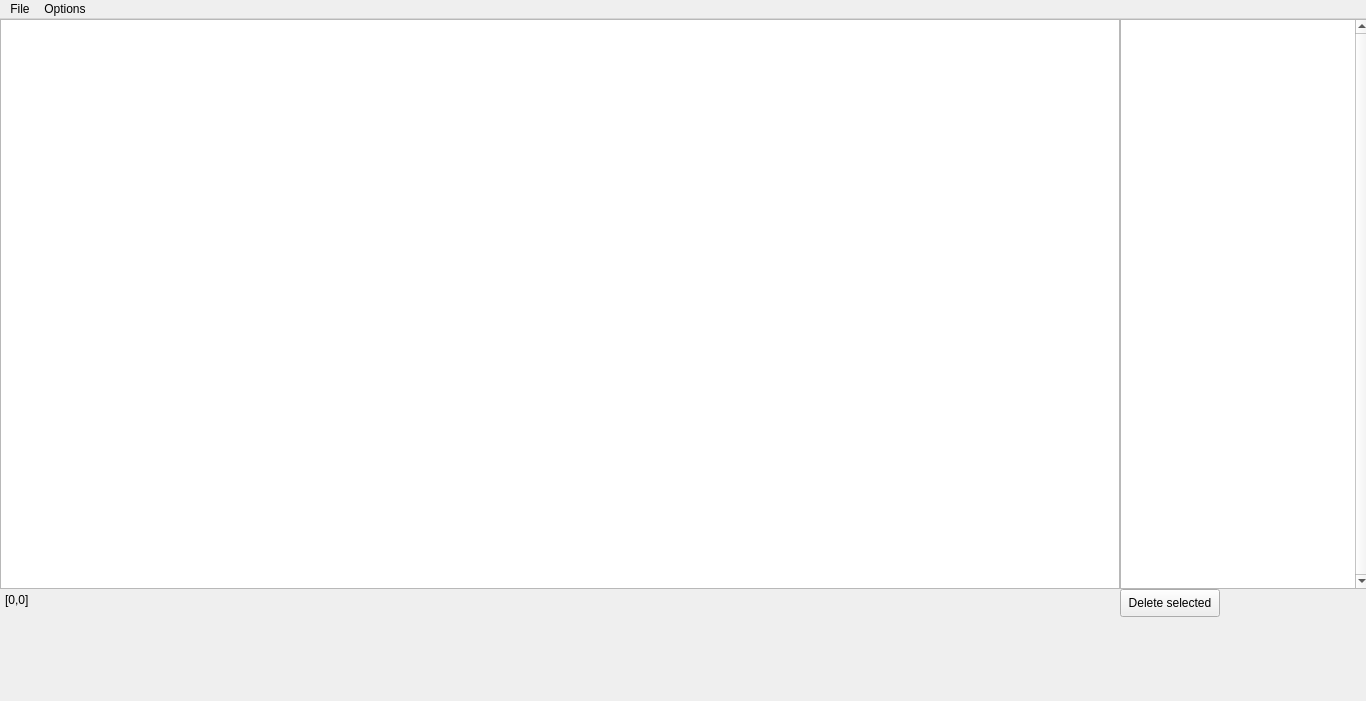
<?xml version="1.0" encoding="UTF-8"?>
<ui version="4.0">
 <class>MainWindow</class>
 <widget class="QMainWindow" name="MainWindow">
  <property name="geometry">
   <rect>
    <x>0</x>
    <y>0</y>
    <width>1366</width>
    <height>701</height>
   </rect>
  </property>
  <property name="windowTitle">
   <string>Layout editor</string>
  </property>
  <property name="windowIcon">
   <iconset>
    <normaloff>icon.png</normaloff>icon.png</iconset>
  </property>
  <property name="documentMode">
   <bool>false</bool>
  </property>
  <property name="unifiedTitleAndToolBarOnMac">
   <bool>false</bool>
  </property>
  <widget class="QWidget" name="centralwidget">
   <widget class="QGraphicsView" name="graphicsView">
    <property name="geometry">
     <rect>
      <x>0</x>
      <y>0</y>
      <width>1120</width>
      <height>570</height>
     </rect>
    </property>
    <property name="mouseTracking">
     <bool>true</bool>
    </property>
    <property name="frameShape">
     <enum>QFrame::StyledPanel</enum>
    </property>
    <property name="frameShadow">
     <enum>QFrame::Sunken</enum>
    </property>
   </widget>
   <widget class="QLabel" name="label1">
    <property name="geometry">
     <rect>
      <x>5</x>
      <y>570</y>
      <width>121</width>
      <height>21</height>
     </rect>
    </property>
    <property name="font">
     <font>
      <pointsize>9</pointsize>
     </font>
    </property>
    <property name="text">
     <string>[0,0]</string>
    </property>
   </widget>
   <widget class="QListWidget" name="listWidget1">
    <property name="geometry">
     <rect>
      <x>1120</x>
      <y>0</y>
      <width>250</width>
      <height>570</height>
     </rect>
    </property>
    <property name="verticalScrollBarPolicy">
     <enum>Qt::ScrollBarAlwaysOn</enum>
    </property>
   </widget>
   <widget class="QPushButton" name="Button1">
    <property name="geometry">
     <rect>
      <x>1120</x>
      <y>570</y>
      <width>100</width>
      <height>28</height>
     </rect>
    </property>
    <property name="text">
     <string>Delete selected</string>
    </property>
   </widget>
  </widget>
  <widget class="QMenuBar" name="menubar">
   <property name="geometry">
    <rect>
     <x>0</x>
     <y>0</y>
     <width>1366</width>
     <height>26</height>
    </rect>
   </property>
   <widget class="QMenu" name="menuFile">
    <property name="title">
     <string>File</string>
    </property>
    <addaction name="actionOpen"/>
    <addaction name="actionSave"/>
    <addaction name="separator"/>
    <addaction name="actionExit"/>
   </widget>
   <widget class="QMenu" name="menuOptions">
    <property name="title">
     <string>Options</string>
    </property>
    <widget class="QMenu" name="menuAdd">
     <property name="title">
      <string>Add</string>
     </property>
     <addaction name="actionStation"/>
     <addaction name="actionTrack"/>
     <addaction name="actionShunt_track"/>
     <addaction name="actionTrack_connector"/>
     <addaction name="actionSwitch"/>
     <addaction name="actionPlatform"/>
     <addaction name="actionSignal"/>
     <addaction name="actionCrossing"/>
     <addaction name="separator"/>
     <addaction name="actionLabel"/>
     <addaction name="actionPanel"/>
    </widget>
    <addaction name="menuAdd"/>
    <addaction name="actionRemove_element"/>
    <addaction name="actionRemove"/>
    <addaction name="actionTest"/>
   </widget>
   <addaction name="menuFile"/>
   <addaction name="menuOptions"/>
  </widget>
  <widget class="QStatusBar" name="statusBar">
   <property name="statusTip">
    <string/>
   </property>
   <property name="sizeGripEnabled">
    <bool>false</bool>
   </property>
  </widget>
  <action name="actionOpen">
   <property name="text">
    <string>Open</string>
   </property>
   <property name="shortcut">
    <string>Ctrl+O</string>
   </property>
  </action>
  <action name="actionSave">
   <property name="text">
    <string>Save</string>
   </property>
   <property name="shortcut">
    <string>Ctrl+S</string>
   </property>
  </action>
  <action name="actionRemove">
   <property name="text">
    <string>Clear all</string>
   </property>
   <property name="shortcut">
    <string>Shift+Del</string>
   </property>
  </action>
  <action name="actionStation">
   <property name="text">
    <string>Station</string>
   </property>
  </action>
  <action name="actionTrack">
   <property name="text">
    <string>Track</string>
   </property>
  </action>
  <action name="actionPlatform">
   <property name="text">
    <string>Platform</string>
   </property>
  </action>
  <action name="actionSignal">
   <property name="text">
    <string>Signal</string>
   </property>
  </action>
  <action name="actionCrossing">
   <property name="text">
    <string>Crossing</string>
   </property>
  </action>
  <action name="actionShunt_track">
   <property name="text">
    <string>Shunt track</string>
   </property>
  </action>
  <action name="actionLabel">
   <property name="text">
    <string>Label</string>
   </property>
  </action>
  <action name="actionPanel">
   <property name="text">
    <string>Panel</string>
   </property>
  </action>
  <action name="actionExit">
   <property name="text">
    <string>Exit</string>
   </property>
   <property name="shortcut">
    <string>Ctrl+Q</string>
   </property>
  </action>
  <action name="actionTest">
   <property name="text">
    <string>Test</string>
   </property>
  </action>
  <action name="actionRemove_element">
   <property name="text">
    <string>Remove element</string>
   </property>
   <property name="shortcut">
    <string>Ctrl+Del</string>
   </property>
  </action>
  <action name="actionSwitch">
   <property name="text">
    <string>Switch</string>
   </property>
  </action>
  <action name="actionTrack_connector">
   <property name="text">
    <string>Track Connector</string>
   </property>
  </action>
 </widget>
 <resources/>
 <connections/>
</ui>
